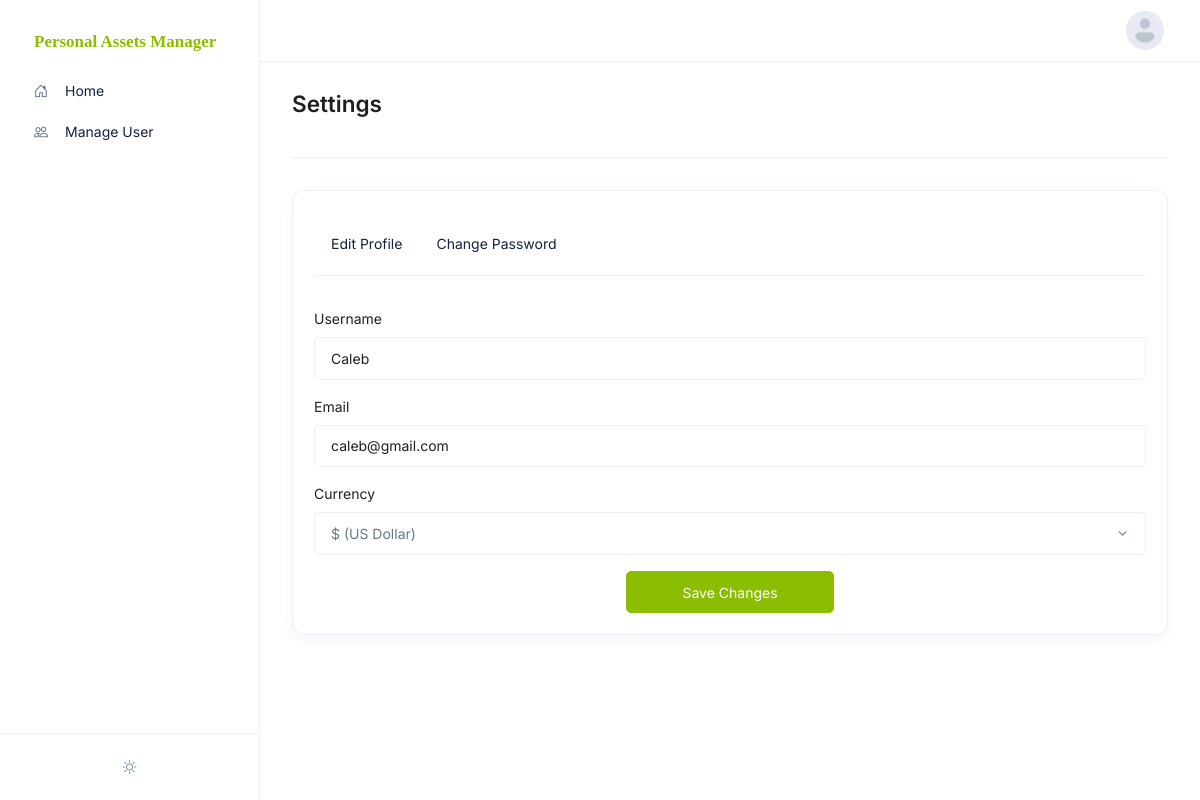
The app's page /Settings.php (signed in) with its own data.
### tables this page shows
CREATE TABLE `user_tbl` (
  `UserID` int(11) NOT NULL,
  `CurrencyID` int(11) NOT NULL,
  `UserRole` enum('Admin','User') DEFAULT NULL,
  `Username` varchar(50) NOT NULL,
  `UserEmail` varchar(50) DEFAULT NULL,
  `UserPassword` varchar(500) NOT NULL
);

### Settings.php (the view, shortened to what this page needs)
<?php
    require("personalAssetsManagerConn.php");
?>
<?php include 'MasterPage.php';?>
<main id="content" role="main" class="main">
    <div class="content container-fluid">
        <div class="page-header mb-3 mb-lg-5">
            <div class="row align-items-center">
                <div class="col">
                    <h1 class="page-header-title">Settings</h1>
                </div>
            </div>
        </div>
            <section class="section profile">
                <div class="row">
                    <div class="col">
                        <div class="card">
                            <div class="card-body">
                                <ul class="nav nav-tabs nav-tabs-bordered">
                                    <li class="nav-item">
                                        <button class="nav-link" data-bs-toggle="tab" data-bs-target="#edit_profile">Edit Profile</button>
                                    </li>
                                    <li class="nav-item">
                                        <button class="nav-link" data-bs-toggle="tab" data-bs-target="#change_password">Change Password</button>
                                    </li>
                                </ul>
                                <div class="tab-content pt-3">
                                    <div class="tab-pane fade pt-3 show active profile-overview" id="edit_profile">
                                        <form action="" method="post">
                                            <div class="mb-3">
                                                <label for="username" class="form-label">Username</label>
                                                <input type="text" name="Username" class="form-control" value ="<?php echo htmlentities($row_User['Username']) ?>">
                                            </div>
                                            <div class="mb-3">
                                                <label for="userEmail" class="form-label">Email</label>
                                                <input type="email" name="UserEmail" class="form-control" value ="<?php echo $row_User['UserEmail'] ?>">
                                            </div>
                                            <div class="mb-3">
                                                <label for="CurrencyID" class="form-label">Currency</label>
                                                <select name="CurrencyID" class="form-select">
                                                    <option value="1" <?php echo ($row_User['CurrencyID'] == '1') ? 'selected' : ''; ?>>$ (US Dollar)</option>
                                                </select>
                                            </div>
                                            <div class="d-grid gap-2 col-3 mx-auto">
                                                <button type="submit" class="btn btn-primary" name="submit">Save Changes</button>
                                            </div>
                                        </form>
                                    </div>
                                </div>
                            </div>
                        </div>
                    </div>
                </div>
            </section>
    </div>
</main>

### MasterPage.php (style rules this page uses)
* { transition: unset !important; }
body { opacity: 0; }

### records on screen
user_tbl: Username "Caleb", UserEmail "caleb@gmail.com", CurrencyID "$ (US Dollar)"
